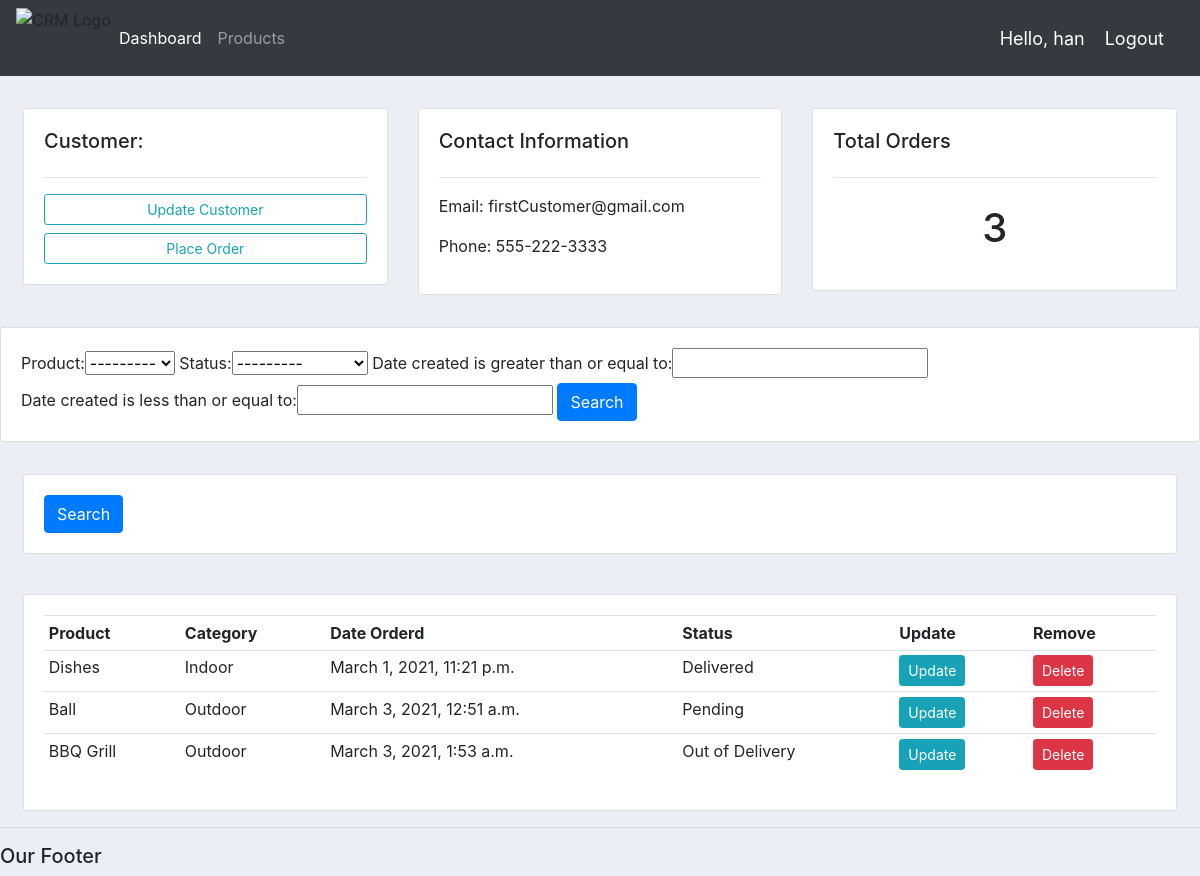
Page /customer/1 (signed in) on the committed database.
### accounts/models.py (models this page shows, shortened)
class Customer(models.Model):
    user = models.OneToOneField(
        User, null=True, blank=True, on_delete=models.CASCADE)
    name = models.CharField(max_length=200, null=True)
    phone = models.CharField(max_length=200, null=True)
    email = models.CharField(max_length=200, null=True)
    profile_pic = models.ImageField(
        default="default-profile.jpg", null=True, blank=True)
    date_created = models.DateTimeField(auto_now_add=True)

class Order(models.Model):
    STATUS = (  # tuple
        ('Pending', 'Pending'),
        ('Out of Delivery', 'Out of Delivery'),
        ('Delivered', 'Delivered'),
    )
    customer = models.ForeignKey(
        Customer, null=True, on_delete=models.SET_NULL)
    product = models.ForeignKey(Product, null=True, on_delete=models.SET_NULL)
    date_created = models.DateTimeField(auto_now_add=True)
    status = models.CharField(max_length=200, null=True, choices=STATUS)

class Product(models.Model):
    CATEGORY = (  # tuple
        ('Indoor', 'Indoor'),
        ('Outdoor', 'Outdoor'),
    )
    name = models.CharField(max_length=200, null=True)
    price = models.FloatField(null=True)
    category = models.CharField(max_length=200, null=True, choices=CATEGORY)
    description = models.CharField(max_length=200, null=True, blank=True)
    date_created = models.DateTimeField(auto_now_add=True, null=True)
    tag = models.ManyToManyField(Tag)
    def __str__(self):
        return self.name

### accounts/decorators.py (the view)
        def wrapper_func(request, *args, **kwargs):
            group = None
            if request.user.groups.exists():  # check if user is a part of group
                group = request.user.groups.all()[0].name
            if group in allowed_roles:
                return view_func(request, *args, **kwargs)
            else:
                return HttpResponse('You are not authorized to view this page')

### accounts/views.py (called while the page is built)
@login_required(login_url='login')
@allowed_users(allowed_roles=['admin'])
def customer(request, pk):  # make the url dynamic using pk as the param
    customer = Customer.objects.get(id=pk)
    orders = customer.order_set.all()  # grabing al the orders from the child subfield
    order_count = orders.count()
    myFilter = OrderFilter(request.GET, queryset=orders)
    orders = myFilter.qs
    context = {'customer': customer, 'orders': orders,
               'order_count': order_count, 'myFilter': myFilter}
    return render(request, 'accounts/customer.html', context)

### accounts/templates/accounts/customer.html
{% extends 'accounts/main.html' %}
{% block content %}
<br>
<div class="row m-2">
	<div class="col-md">
		<div class="card card-body">
			<h5>Customer:</h5>
			<hr>
			<a class="btn btn-outline-info  btn-sm btn-block" href="">Update Customer</a>
			<a class="btn btn-outline-info  btn-sm btn-block" href="{% url 'create_order' customer.id %}">Place Order</a>
		</div>
	</div>
	<div class="col-md">
		<div class="card card-body">
			<h5>Contact Information</h5>
			<hr>
			<p>Email: {{customer.email}}</p>
			<p>Phone: {{customer.phone}}</p>
		</div>
	</div>
	<div class="col-md">
		<div class="card card-body">
			<h5>Total Orders</h5>
			<hr>
			<h1 style="text-align: center;padding: 10px">{{order_count}}</h1>
		</div>
	</div>
</div>
<br>
<div class="row">
	<div class="col">
		<div class="card card-body">
			<form action="" method="GET">
				{{myFilter.form}}
				<button class="btn btn-primary" type="submit">Search</button>
			</form>
		</div>
	</div>
</div>
<br>
<div class="row m-2">
	<div class="col">
		<div class="card card-body">
			<form method="get">
		    <button class="btn btn-primary" type="submit">Search</button>
		  </form>
		</div>
	</div>
</div>
<br>
<div class="row m-2">
	<div class="col-md">
		<div class="card card-body">
			<table class="table table-sm">
				<tr>
					<th>Product</th>
					<th>Category</th>
					<th>Date Orderd</th>
					<th>Status</th>
					<th>Update</th>
					<th>Remove</th>
				</tr>
				{% for order in orders %}
					<tr>
						<td>{{order.product}}</td>
						<td>{{order.product.category}}</td>
						<td>{{order.date_created}}</td>
						<td>{{order.status}}</td>
						<td><a href="{% url 'update_order' order.id %}" class="btn btn-info btn-sm">Update</a></td>
                        <td><a href="{% url 'delete_order' order.id %}" class="btn btn-danger btn-sm">Delete</a></td>
					</tr>
				{% endfor %}
			</table>
		</div>
	</div>
</div>
{% endblock content %}

### accounts/templates/accounts/navbar.html (shortened to what this page needs)
{% load static %}
<nav class="navbar navbar-expand-lg navbar-dark bg-dark">
    <img class="im" src="{% static 'images/crm-cycle.png' %}" alt="CRM Logo" style="height: 60px; width:auto;">
    <div class="collapse navbar-collapse" id="navbarNav">
      <ul class="navbar-nav">
        {% if request.user.is_staff %}
          <li class="nav-item active">
            <a class="nav-link" href="{% url 'home' %}">Dashboard</a>
          </li>
          <li class="nav-item">
            <a class="nav-link" href="{% url 'products' %}">Products</a>
          </li>
          {% else %}
          <li class="nav-item">
            <a href="{% url 'account' %}" class="nav-link">Settings</a>
          </li>
        {% endif %}
      </ul>
    </div>
    <span class="hello-msg">Hello, {{request.user}}</span>
    <span><a class="hello-msg" href="{% url 'logout' %}">Logout</a></span>
  </nav>

### static/css/main.css (style rules this page uses)
body { background-color: #ebeff5; }

### accounts/templates/accounts/navbar.html (style rules this page uses)
.hello-msg { font-size: 18px; color: #fff; margin-right: 20px }

### rows in the picture
Customer: email "firstCustomer@gmail.com", phone "555-222-3333"
Order: product "Dishes", product.category "Indoor", date_created "March 1, 2021, 11:21 p.m.", status "Delivered"
Order: product "Ball", product.category "Outdoor", date_created "March 3, 2021, 12:51 a.m.", status "Pending"
Order: product "BBQ Grill", product.category "Outdoor", date_created "March 3, 2021, 1:53 a.m.", status "Out of Delivery"

### other values in the picture
{{ request.user }} "han"
{{ order_count }} "3"
